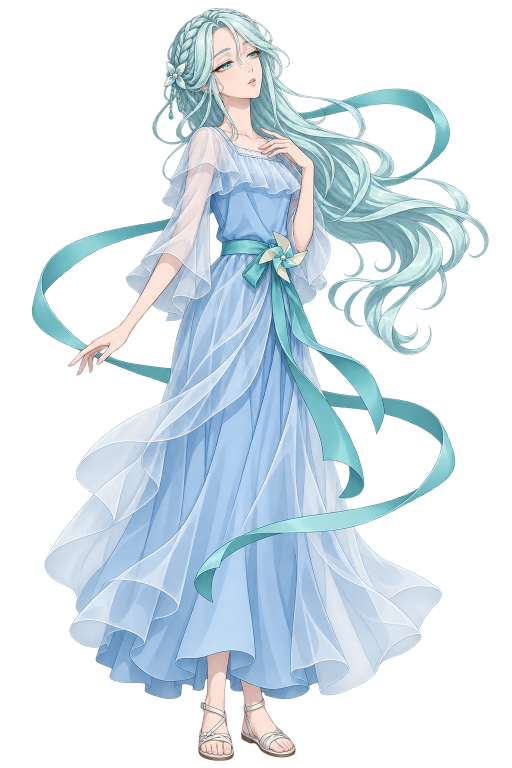
#> input picture 卡牌游戏/立绘-GPT/tools/normalized/flo-平静.png, 1024 x 1536 px, found by its file name (shown at 1/2 size)
$ python iris_color.py
#> lines starting #> are read from the running program, lines starting #| are printed output that depends on the picture; after the words box and inside, x2 and y2 are one past the last pixel; in counts of white or black regions, pixels touching at a corner belong together
from pathlib import Path
import json
import numpy as np
from PIL import Image,ImageFilter
from run import R,T,O,preview
def palette_match():
 reference=Image.open(R/'成品/flo-平静.png').convert('RGB');rh=np.array(reference.convert('HSV'))
#> after `reference = Image.open(R / '成品/flo-平静.png').convert('RGB')`:
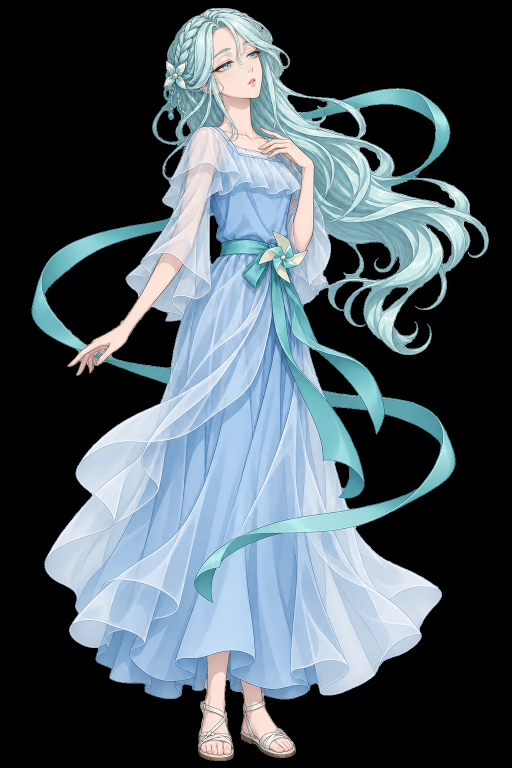
#> reference: PIL image 1024x1536 RGB (shown at 1/2 size); mean R, G, B 75, 87.5, 95.3
#> after `rh = np.array(reference.convert('HSV'))`:
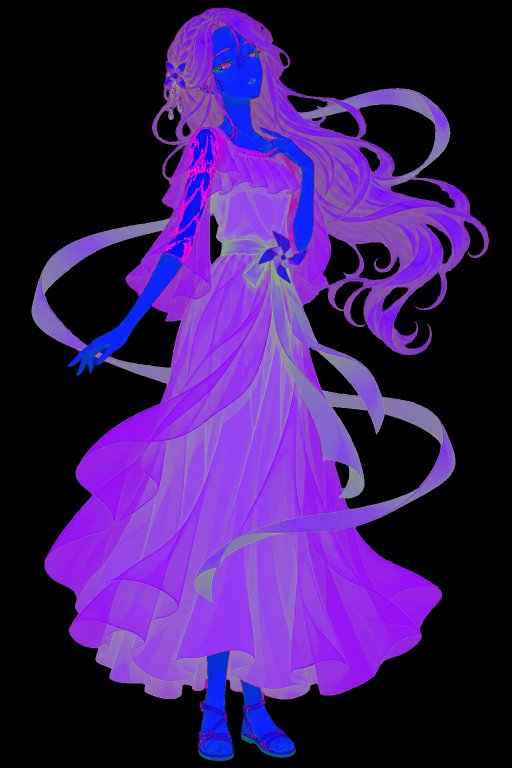
#> rh: shape (1536, 1024, 3) (shown at 1/2 size); mean R, G, B 59.4, 28.4, 96.7
 roi=np.zeros((1536,1024),bool)
 for x0,y0,x1,y1 in [(475,355,514,398),(538,325,578,367)]:roi[y0:y1,x0:x1]=True
 def sel(h):return roi&(h[:,:,0]>100)&(h[:,:,0]<145)&(h[:,:,1]>30)&(h[:,:,2]>70)
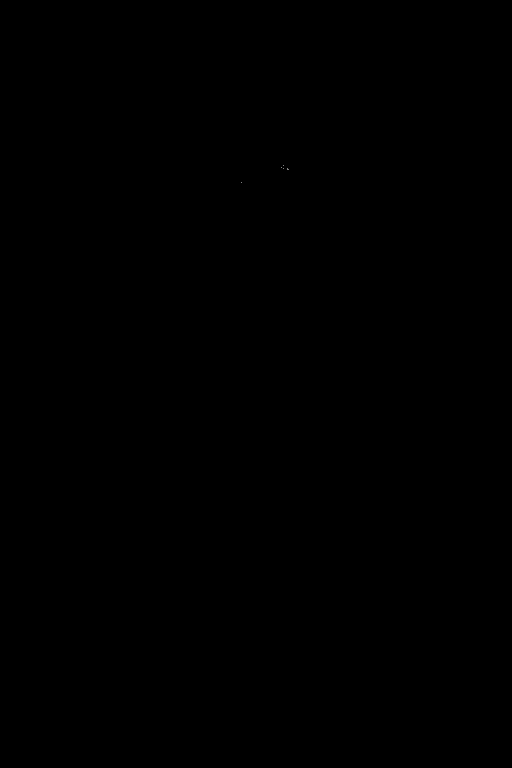
#> returned value: shape (1536, 1024) bool (shown at 1/2 size); 0% white in thin lines or dots, all inside (x1, y1, x2, y2) = (483, 330, 577, 366)
 ref=np.median(rh[sel(rh)],axis=0);log={}
#> after `ref = np.median(rh[sel(rh)], axis=0)`: ref = [143, 35, 240]
 for e in ['出神','惊讶']:
#> (the run stopped early here; a loop or call above may not have finished)

$ run again, with 卡牌游戏/立绘-GPT/tools/normalized/certa-平静.png copied over 卡牌游戏/立绘-GPT/tools/normalized/flo-平静.png
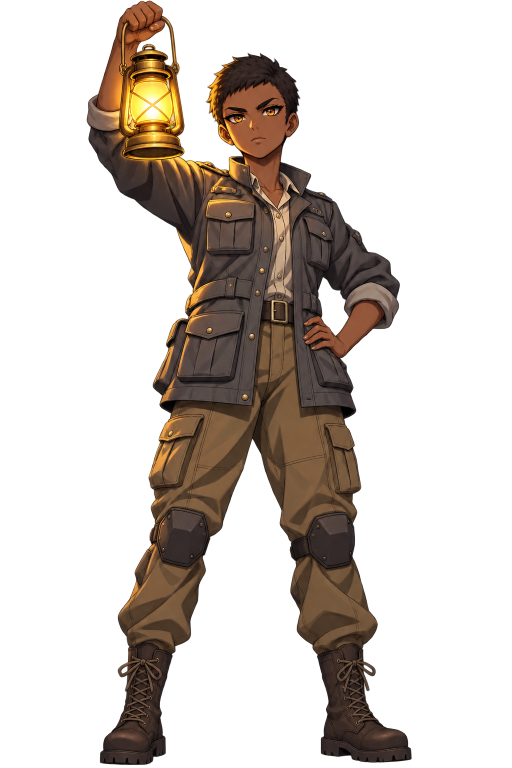
#> input picture 卡牌游戏/立绘-GPT/tools/normalized/certa-平静.png, 1024 x 1536 px, found by its file name (shown at 1/2 size)
#> in palette_match, `reference = Image.open(R / '成品/flo-平静.png').convert('RGB')`:
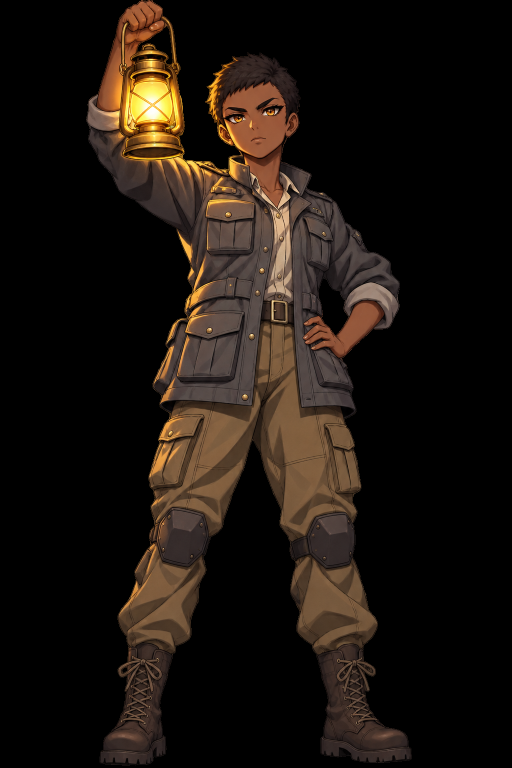
#> reference: PIL image 1024x1536 RGB (shown at 1/2 size); mean R, G, B 28.1, 20.7, 14.7
#> in palette_match, `rh = np.array(reference.convert('HSV'))`:
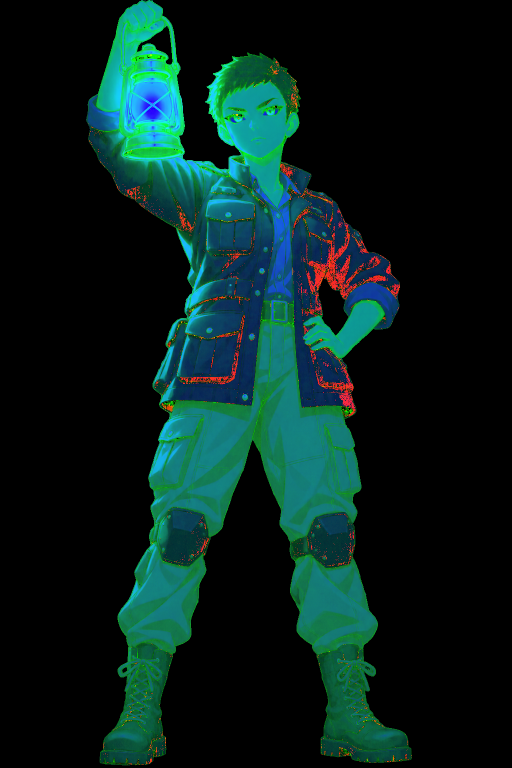
#> rh: shape (1536, 1024, 3) (shown at 1/2 size); mean R, G, B 6.6, 32, 28.1
#> ref = [nan, nan, nan]

$ run again, with 卡牌游戏/立绘-GPT/tools/normalized/divi-平静.png copied over 卡牌游戏/立绘-GPT/tools/normalized/flo-平静.png
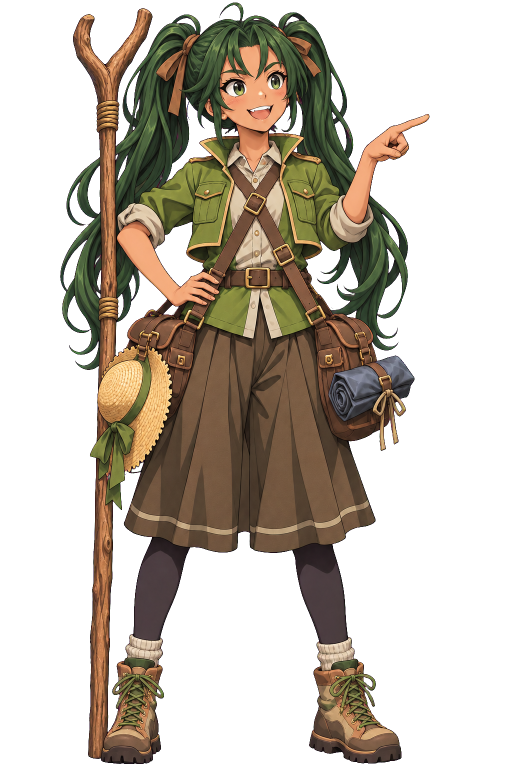
#> input picture 卡牌游戏/立绘-GPT/tools/normalized/divi-平静.png, 1024 x 1536 px, found by its file name (shown at 1/2 size)
#> in palette_match, `reference = Image.open(R / '成品/flo-平静.png').convert('RGB')`:
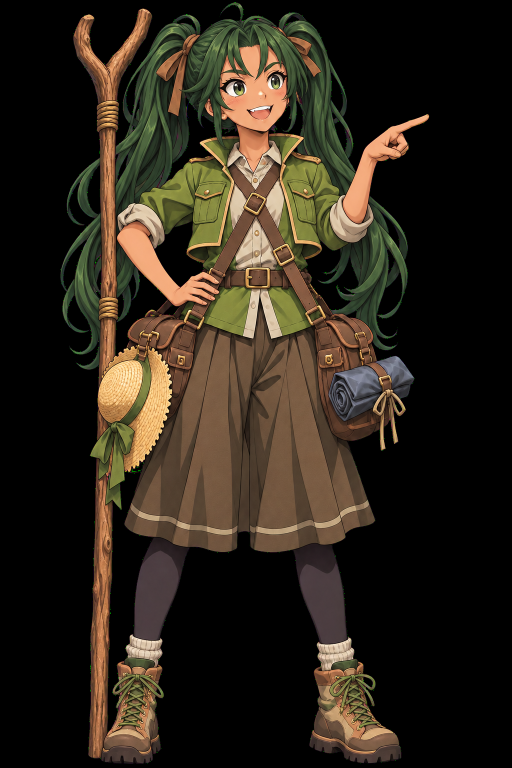
#> reference: PIL image 1024x1536 RGB (shown at 1/2 size); mean R, G, B 45.8, 37.8, 26.5
#> in palette_match, `rh = np.array(reference.convert('HSV'))`:
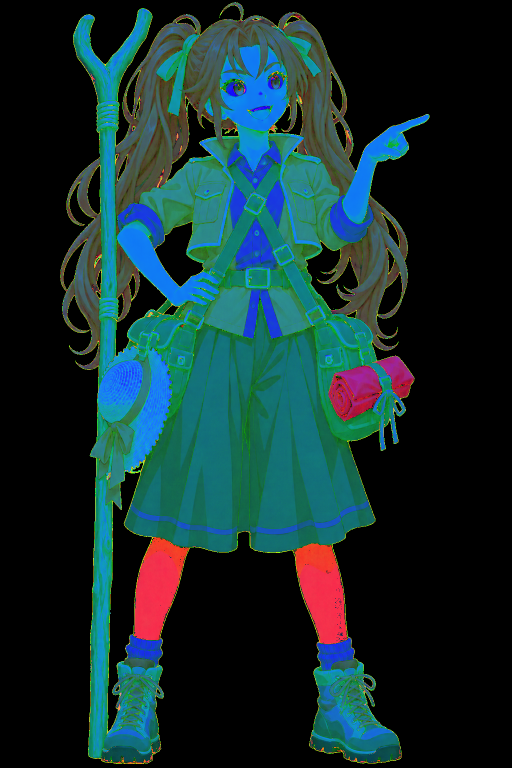
#> rh: shape (1536, 1024, 3) (shown at 1/2 size); mean R, G, B 19.8, 46.1, 47.5
#> ref = [nan, nan, nan]
